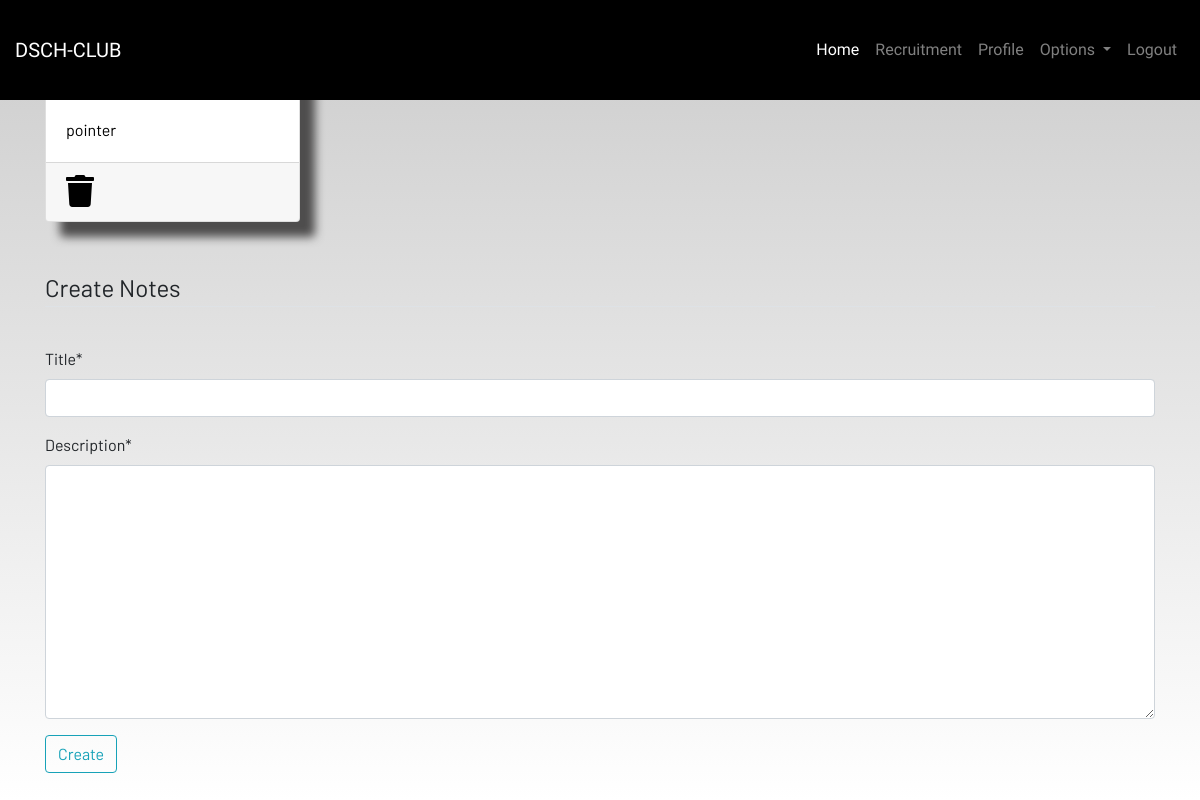
The page /notes (signed in) on the database as committed earlier.
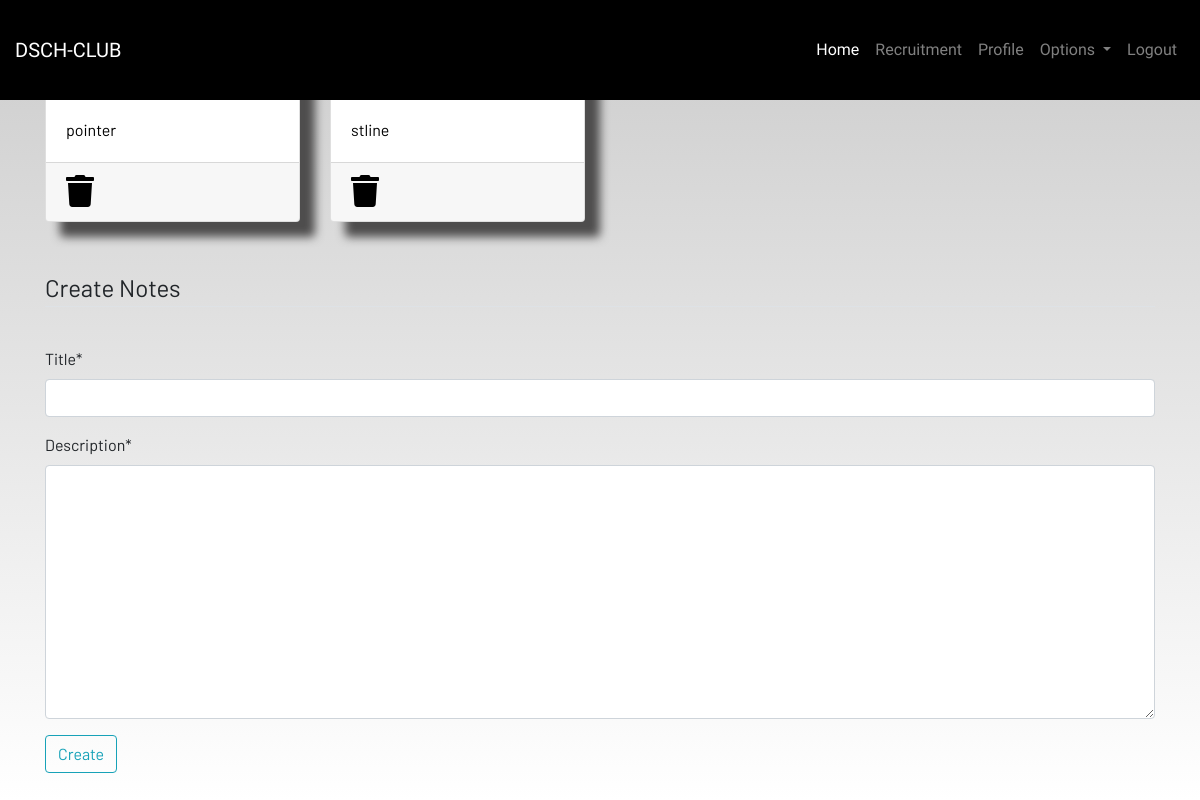
The same page on the database as committed later.
### dashboard/models.py (models this page shows, shortened)
class Notes(models.Model):
    user=models.ForeignKey(User,on_delete=models.CASCADE)
    title=models.CharField(max_length=200)
    description=models.TextField()
    class Meta:
       verbose_name="notes"
       verbose_name_plural="notes"

### dashboard/views.py (the view)
# urls.py: path('notes',views.notes,name="notes"),
def notes(request):
    if request.method=="POST":
        form=NotesForm(request.POST)
        if form.is_valid():
            notes=Notes(user=request.user,title=request.POST['title'],description=request.POST['description'])
            notes.save()
        messages.success(request,f"Notes Added from{request.user.username} successfully!")
    else:
      form=NotesForm()
    notes=Notes.objects.filter(user=request.user)
    context={'notes':notes,'form':form,}
    return render(request,'dashboard/notes.html',context)

### dashboard/forms.py
class NotesForm(forms.ModelForm):
    class Meta:
        model=Notes
        fields=['title','description']

### dashboard/templates/dashboard/notes.html (shortened to what this page needs)
{% extends 'dashboard/base.html' %}
{% load static %}
{% load crispy_forms_tags %}
{% block content %}
<div class="container">
    <div class="row">
        {% for note in notes %}
        <div class="col-md-3">
            <a href="{%url 'notes-detail' note.id %}">
                <div class="card">
                    <div class="card-header">{{note.title}}</div>
                    <div class="card-body">{{note.description|slice:"0:100"}}</div>
                    <div class="card-footer mt-auto "><a href="{% url 'delete-note' note.id%}">
                        <i class="fa fa-trash fa-2x"></i></a>
                    </div>
                </div>
            </a>
          </div>
          {% endfor %}
        <br><br>
    </div>
</div>
<br><br>
<div class="container">
    <form method="POST">
        <fieldset class="form-group">
            <legend class="border-bottom mb-4">Create Notes</legend>
        </fieldset>
        {{form|crispy}}
        <div class="form-group">
            <button href="" class="btn btn-outline-info" type="submit">
                Create
            </button>
        </div>
    </form>
</div>
{% endblock content %}

Rows that differ between the two databases and show on the page:
added Notes: description "stline"
